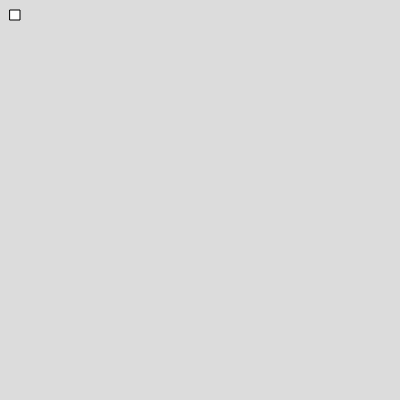
Frame 1 (no input)
Frame 60 (no input): identical to frame 1, image omitted
Frame 120 (the mouse pressed at the canvas centre since frame 60): identical to frame 1, image omitted

The p5.js sketch that drew this single still picture (run headless with seeded random() and noise() and a simulated clock; from frame 60 on, the mouse is pressed at the canvas centre):

// p5.js sketch
// ── sketch.js
// setup runs once when you hit the play button
// anything between the {} "happens" or "is executed"
function setup() {
//functionName(parameters)  can have zero parameters
  createCanvas(400, 400); // calling a function
}

// draw happens continuously after setup happens
// lines happen (are executed) in order
function draw() {
  // TODO 1 change the number below. Maybe several times
  background(220)
  // this is a comment
  // command/control + slash to comment/uncomment
  // TODO 2a comment out the first background "call" (above)
  // TODO 2b uncomment the second one (below)
  // background(220,160)
  // TODO 3a comment out the second background call
  // TODO 3b uncomment the third one
  // background(220,160,120); 
  // what is RGB?
  // how could we pick colors we want?
  // https://www.w3schools.com/colors/default.asp
  rect(10,10,10,10) 
  // why is it located where it is? 
  // why is it the size it is?
  // TODO 4 change the values
  // Here is the P5 reference for shapes: 
  // https://p5js.org/reference/#Shape
  // TODO 5 try square
  // TODO 6 try ellipse
  // TODO 7 try circle
  // TODO 8 try triangle
  // why are the shapes white?
  // why do they have a black border?  
  // TODO 9 uncomment the following two lines
  // fill(20,80,160)
  // stroke('white')
  // TODO 10 experiment by combining different things
}
